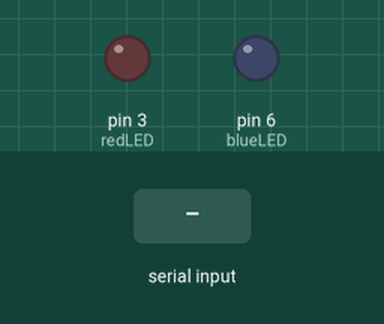
Recording of a sketch running on a simulated Arduino Uno, built with avr-gcc and run on an emulated ATmega328P. Shown: output pins drawn as LEDs (lit = HIGH). The inputs (shaded band) are chosen by the test bench. No radio packets arrive unless stated.

Above: at 1.2 s.
1.3 s: byte 2 (2) received over Serial
At 1.7 s:
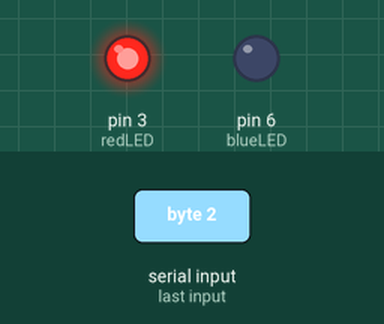
3.3 s: byte 1 (1) received over Serial
At 3.7 s:
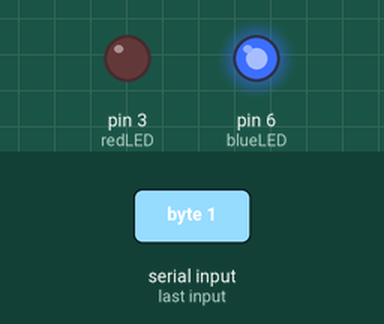
Timing chart, 0 to 6.3 s (numbered marks = the images above; inputs shaded):
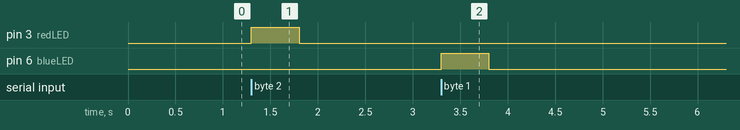

The sketch:

Master_Radio.ino
```cpp
#include <SPI.h>
#include <nRF24L01.h>
#include <RF24.h>

#define blueLED 6
#define redLED 3
RF24 radio(7, 8);

int val = 0;
int lightTime = 500;
const uint64_t pipe = 0xF0F0F0F0E1LL;

void setup() {
  Serial.begin(9600);
  radio.begin();
  radio.setChannel(0x76) ;
  radio.openWritingPipe(pipe);
  radio.setPALevel(RF24_PA_MAX);
  radio.enableDynamicPayloads() ;
  radio.powerUp() ;
  radio.stopListening();

  pinMode(blueLED, OUTPUT);
  pinMode(redLED, OUTPUT);
  resetLEDs();
}

void loop() {
  if (Serial.available()) {
    val = Serial.read();
//    Serial.print("ACK : ");
//    Serial.println(val);
  }
  resetLEDs();
  switch(val){
    case 2 :
      digitalWrite(redLED, HIGH);
      sendValueAndWait(val);
      break;
    case 1 :
      digitalWrite(blueLED, HIGH);
      sendValueAndWait(val);
      break;
    case 3 :
      digitalWrite(blueLED, HIGH);
      sendValueAndWait(val);
      break;
    default :
      break;
  }
  val = -1;
}

void resetLEDs(){
  digitalWrite(blueLED, LOW);
  digitalWrite(redLED, LOW);
}

void sendValueAndWait(int value){
  if(!radio.write(&value, sizeof(value))){
    digitalWrite(blueLED, HIGH);
    delay(50);
    digitalWrite(blueLED, LOW);
    delay(50);
    digitalWrite(blueLED, HIGH);
    delay(50);
    digitalWrite(blueLED, LOW);
    delay(50);
    digitalWrite(blueLED, HIGH);
    delay(50);
    digitalWrite(blueLED, LOW);
    delay(50);
    digitalWrite(blueLED, HIGH);
    delay(50);
    digitalWrite(blueLED, LOW);
    delay(50);
    digitalWrite(blueLED, HIGH);
    delay(50);
    digitalWrite(blueLED, LOW);
    delay(50);
  }
  else{
    delay(lightTime);
  }
}
```

Measured:
- after the input at 1.3 s, pin 3 (redLED): LOW → HIGH at once, → LOW 0.50 s later
- after the input at 3.3 s, pin 6 (blueLED): LOW → HIGH at once, → LOW 0.50 s later
